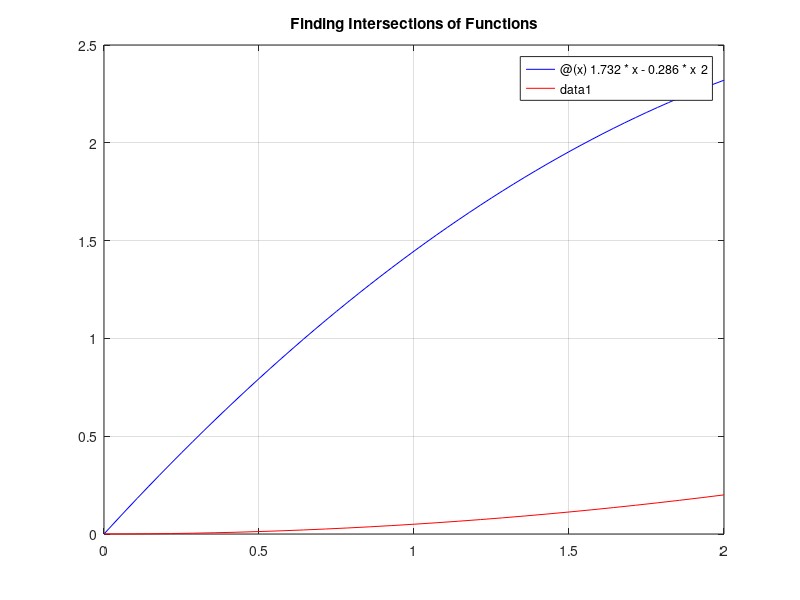

MATLAB code for this plot: (Note: this script raises an error after producing the figure.)
clc
x=[0:2];
f1=@(x) 1.732*x-0.286*x^2;
f2=@(x) 0.05*x^2;
fplot(f1,[0,2],'b')
hold on
fplot(f2,[0,2],'r')
grid on
title('Finding Intersections of Functions')
% Find the first intersection
f1a=1.732*x-0.286*x^2;
f2a=0.05*x^2;
find(f1a==f2a)